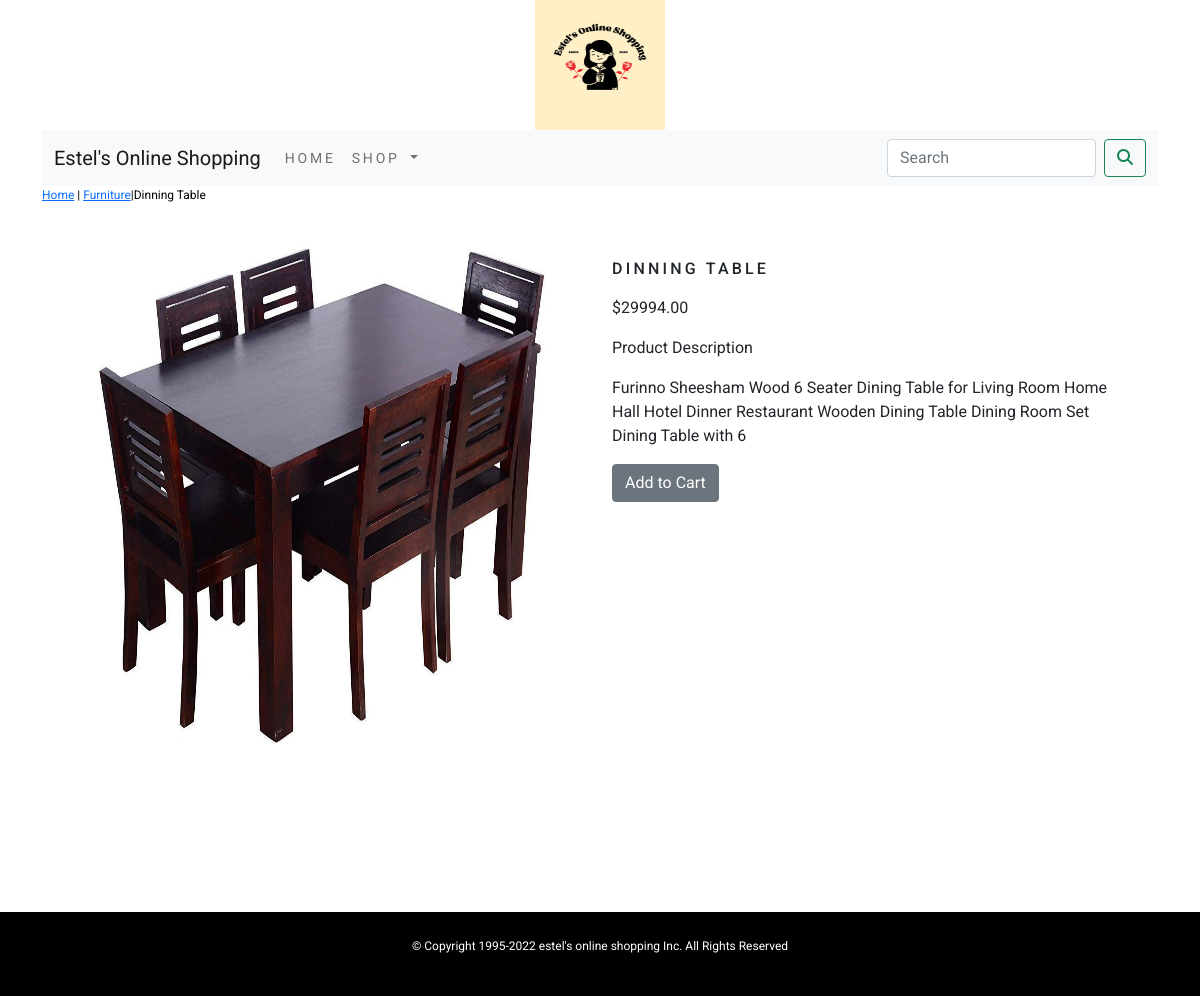
/shop/furniture/dinning-table/, run on the app's committed database.
### shopapp/models.py (models this page shows, shortened)
class Product(models.Model):
    name=models.CharField(max_length=250,unique=True)
    slug=models.SlugField(max_length=250,unique=True)
    description=models.TextField(blank=True)
    price=models.DecimalField(max_digits=10,decimal_places=2)
    category=models.ForeignKey(Category,on_delete=models.CASCADE)
    image=models.ImageField(upload_to='category',blank=True)
    stock=models.IntegerField()
    available=models.BooleanField(default=True)
    created=models.DateTimeField(auto_now_add=True)
    updated=models.DateTimeField(auto_now=True)
    class Meta:
        ordering=('name',)
        verbose_name='product'
        verbose_name_plural='products'

class Category(models.Model):
    name=models.CharField(max_length=250,unique=True)
    slug=models.SlugField(max_length=250,unique=True)
    description=models.TextField(blank=True)
    image=models.ImageField(upload_to='category',blank=True)
    class Meta:
        ordering=('name',)
        verbose_name='category'
        verbose_name_plural='categories'
    def get_url(self):
        return reverse('shopapp:products_by_category',args=[self.slug])
    def __str__(self):
        return '{}'.format(self.name)

### shopapp/views.py (the view)
# urls.py: path('<slug:c_slug>/<slug:product_slug>/',views.proDetail,name='prodCatdetail'),
def proDetail(request,c_slug,product_slug):
    try:
        product=Product.objects.get(category__slug=c_slug,slug=product_slug)
    except Exception as e:
        raise e
    return render(request,"product.html",{'product':product})

### cartapp/context_processors.py (called while the page is built)
def counter(request):
    item_count=0
    if 'admin' in request.path:
        return {}
    else:
        try:
            cart=Cart.objects.filter(cart_id=_cart_id(request))
            car_items=CartItem.objects.all().filter(cart=cart[:1])
            for cart_item in car_items:
                item_count += cart_item.quantity
        except Cart.DoesNotExist:
            item_count = 0
    return dict(item_count=item_count)

### cartapp/views.py (called while the page is built)
def _cart_id(request):
    cart=request.session.session_key
    if not cart:
        cart=request.session.create()
    return cart

### shopapp/context_processors.py (called while the page is built)
def menu_links(request):
    links=Category.objects.all()
    return dict(links=links)

### templates/product.html (shortened to what this page needs)
{% extends 'base.html' %}
{% load static %}
{% block content %}
<div class="row my_prod_row_class">
    <div class="mx_auto">
        <p><a href="{% url 'shopapp:allProdCat' %}">Home</a> | <a href="{{product.category.get_url}}">{{product.category}}</a>|{{product.name}}</p>
    </div>
</div>
<div class="container">
<br>
<div class="row">
    <div class="col-12 col-sm-12 col-md-12 col-lg-6 text-center">
        <div style="min-width:18rem;">
            <img src="{{product.image.url}}" alt="{{product.name}}" style="width: 450px; height: 500px;">
        </div>
    </div>
        <div class="col-12 col-sm-12 col-md-12 col-lg-6">
            <div>
            <h1 class="my_prod_title">{{product.name}}</h1>
            <p>${{product.price}}</p>
            <p class="my_titlet">Product Description</p>
            <p class="text-justify my_prod_text">{{product.description}}</p>
            {% if product.stock <= 0 %}
                <p class="text-justify my_prod_text"><b>Out of Stock</b></p>
            {% else %}
                <a class="btn btn-secondary" href="{% url 'cartapp:add_cart' product.id %}">Add to Cart</a>
            {% endif %}
        </div>
    </div>
</div></div>
</div>
{% endblock %}

### static/custom.css (style rules this page uses)
body { font-family: 'Roboto', sans-serif; }
.my_prod_row_class { color: #000; font-size: 12px; text-decoration: none; }
.my_prod_title { font-size: 16px; text-transform: uppercase; letter-spacing: .2em; padding-top: 15px; padding-bottom: 10px; }
.my_prod_text { padding-right: 20px; }

### data on the page
Product: category "Furniture", name "Dinning Table", image (picture), name "DINNING TABLE", price "29994.00", description "Furinno Sheesham Wood 6 Seater Dining Table for Living Room Home Hall Hotel Dinner Restaurant Wooden Dining Table Dining Room Set Dining Table with 6"
